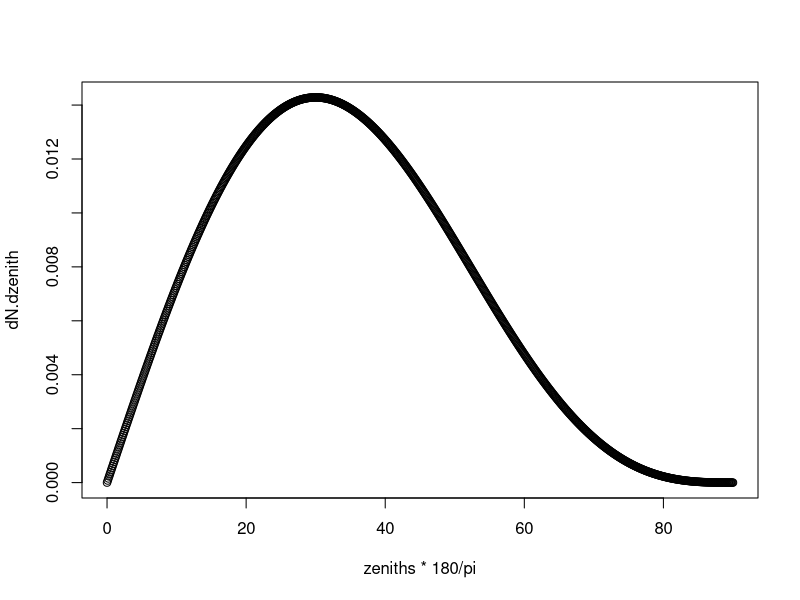

Reproduce this figure in R.
# Use for PETsys data
# Initialize R

setwd( "/Users/ifft/Desktop/Muography/PETsys Analysis" )

rm( list = ls() )

vertical.flux <- 70 / 100^2 # in number per cm^2 per s per sr
number.of.boxes <- 50
# L.x <- 14.85 # in cm for mini-KoNova
# L.y <- 14.85
L.x <- ( 64 / 2 ) * ( 33 / 10 ) - 1 * ( 33 / 10 ) # in cm for KoNova
L.y <- ( 64 / 2 ) * ( 33 / 10 ) - 1 * ( 33 / 10 )
box.size.x <- L.x / number.of.boxes
box.size.y <- L.y / number.of.boxes
box.area <- box.size.x * box.size.y
x.bb <- seq( from = box.size.x / 2, to = L.x - box.size.x / 2, by = box.size.x )
y.bb <- seq( from = box.size.y / 2, to = L.y - box.size.y / 2, by = box.size.y )
#delta.z <- 1.7 * 2 + 1000 + 1.7 * 2 # in cm top of top layer to bottom of bottom layer for mini-KoNova.  Enter gap
delta.z <- 30.0 # in cm top of top layer to bottom of bottom layer

total.rate <- 0.0 # in number per s
for ( this.x.bb in x.bb ) {
  for ( this.y.bb in y.bb ) {
    for ( this.x.tt in x.bb ) {
      for ( this.y.tt in y.bb ) {
        this.zenith <- atan( sqrt( (this.x.tt - this.x.bb)^2 + (this.y.tt - this.y.bb)^2 ) / delta.z )
        this.sr <- box.area * cos( this.zenith ) / ( (this.x.tt - this.x.bb)^2 + (this.y.tt - this.y.bb)^2 + delta.z^2 )
        total.rate <- total.rate + vertical.flux * ( cos( this.zenith ) )^2 * this.sr * box.area * cos( this.zenith )
      }
    }
  }
}
total.rate


vertical.flux <- 70 / 100^2 # in number per cm^2 per s per sr
delta.zenith <- 0.1 * pi / 180
zeniths <- seq( from = 0, to = 90 * pi / 180, by = delta.zenith )
dN.dzenith <- 2 * pi * vertical.flux * cos( zeniths )^2 * cos( zeniths ) * sin( zeniths )
plot( zeniths * 180 / pi, dN.dzenith )
sum( dN.dzenith ) * delta.zenith
